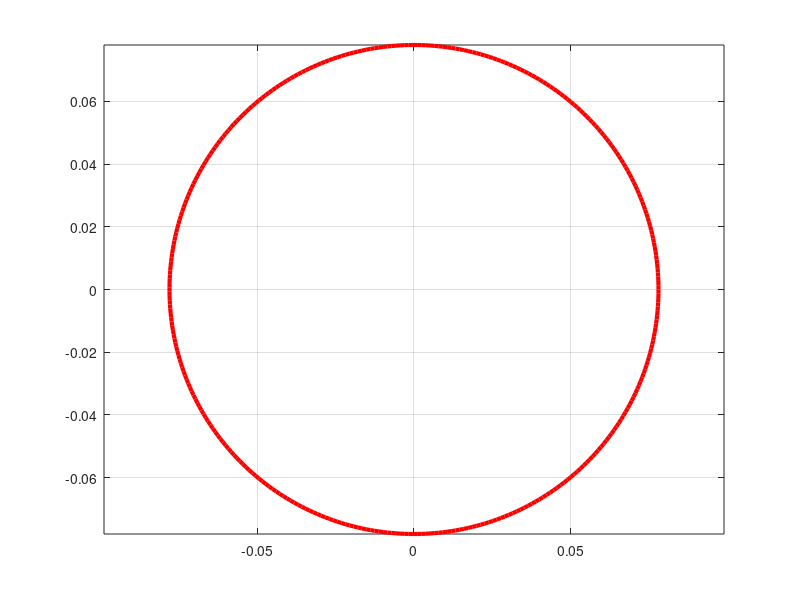

Here is the MATLAB script that generated this plot:
function figFT2=density_ft2_geometry
theta=linspace(0,2*pi,360);

r=0.078;

h=findobj('Type','figure','Tag','FT2fig');
if ~isempty(h)&&ishandle(h)
    figFT2=h;
else   
    figFT2=figure('Tag','FT2fig');
end;

h=findobj(figFT2,'Type','axes');
if isempty(h)||~ishandle(h)
    figure(figFT2);
     axesFT2=axes;
else
    axesFT2=h;
end;

h=findobj('Tag','FT2limiter');
if isempty(h)||~ishandle(h)
    hlimiter=plot(axesFT2,cos(theta)*r,sin(theta)*r,'r','LineWidth',3,'Tag','FT2limiter');
end;

grid on; hold on;
axis equal;